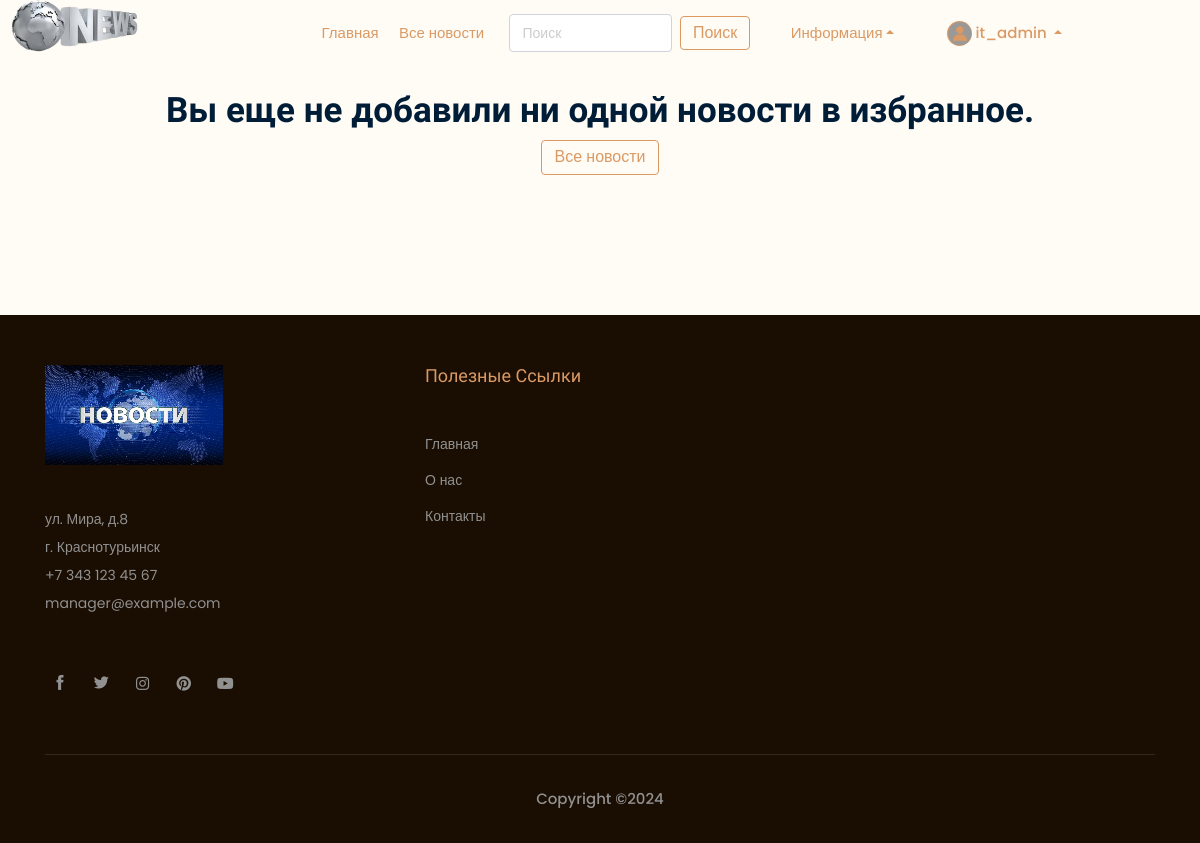
Page /users/myfavoriteslist (signed in) on the earlier database version.
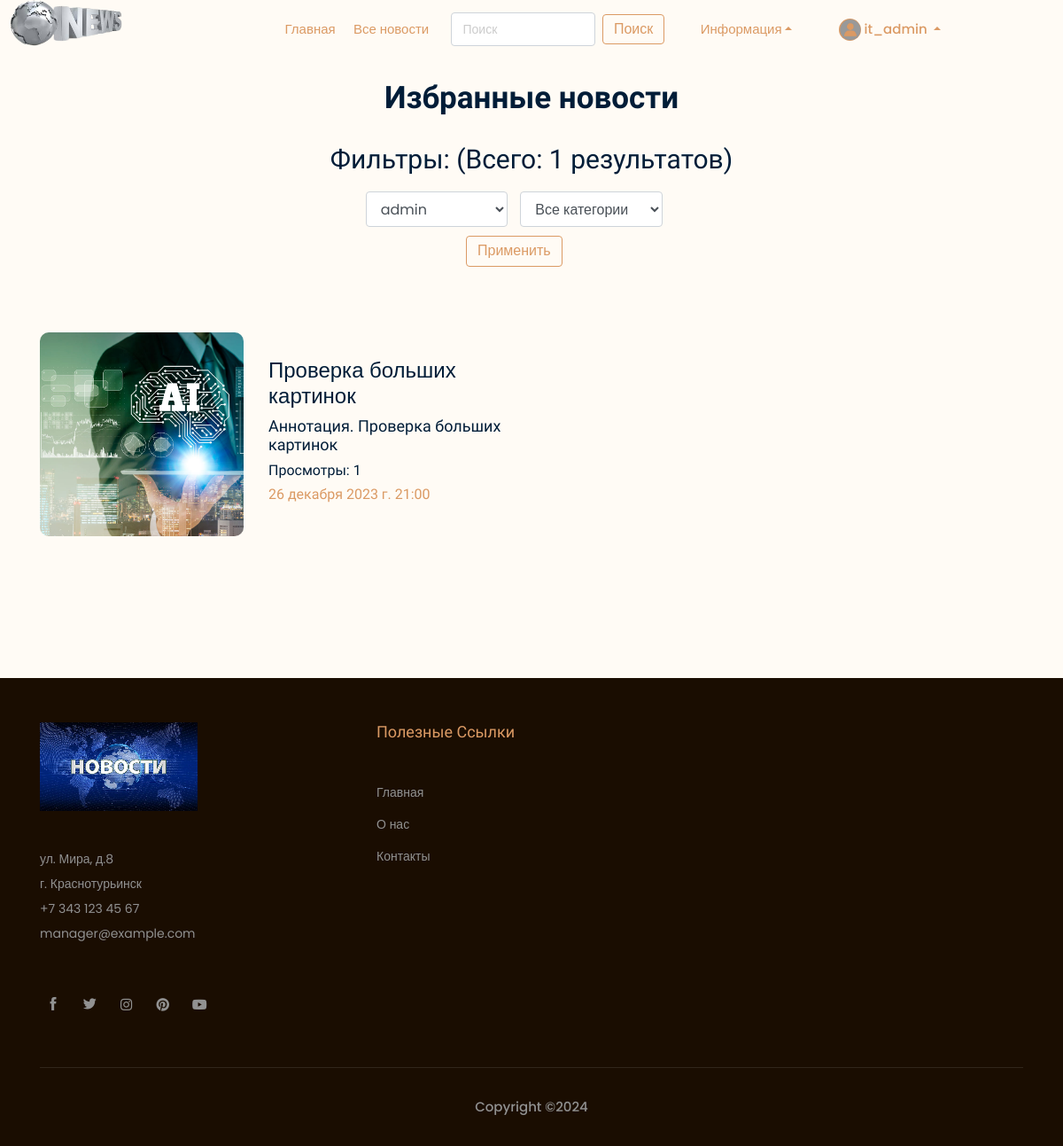
Same page on the later database version.
### users/models.py (models this page shows, shortened)
class Account(models.Model):
    gender_choices = [('M', 'Male'),
                     ('F', 'Female'),
                     ('N/A', 'Not answered')]
    user = models.OneToOneField(User, on_delete=models.CASCADE,
                                primary_key=True, verbose_name='Имя пользователя')
    nickname = models.CharField('Псевдоним', max_length=100,
                                validators=[MinLengthValidator(2), MaxLengthValidator(50)])
    birthdate = models.DateField(blank=True, null=True, verbose_name='Дата рождения')
    gender = models.CharField(choices=gender_choices, max_length=20, verbose_name='Пол')
    account_image = models.ImageField(default='default.jpg',
                                      upload_to='account_images')
    address = models.CharField(blank=True, null=True, max_length=100, verbose_name='Адрес',
                               validators=[MaxLengthValidator(50)])
    vk = models.CharField(blank=True, null=True, max_length=100, validators=[MaxLengthValidator(30)])
    instagram = models.CharField(blank=True, null=True, max_length=100, validators=[MaxLengthValidator(30)])
    telegram = models.CharField(blank=True, null=True, max_length=100, validators=[MaxLengthValidator(30)])
    phone = models.CharField(blank=True, null=True, max_length=20, verbose_name='Телефон')
    objects = models.Manager()
    class Meta:
        ordering = ['user']
        verbose_name = 'Профиль'
        verbose_name_plural = 'Профили'

### news/models.py (models this page shows, shortened)
class Article(models.Model):
    categories = [('IT', 'IT'),
                  ('MATH', 'Mathematic'),
                  ('AI', 'AI')]
    author = models.ForeignKey(User, on_delete=models.SET_NULL, null=True, verbose_name='Автор')    # Если пользователь удалится, то данное поле будет NULL
    title = models.CharField('Название', max_length=50, validators=[MinLengthValidator(10), MaxLengthValidator(50)])
    anouncement = models.TextField('Аннотация', max_length=250, validators=[MinLengthValidator(10), MaxLengthValidator(250)])
    text = models.TextField('Текст новости', validators=[MinLengthValidator(30), MaxLengthValidator(1500)])
    date = models.DateTimeField('Дата публикации', auto_created=True)
    date_edit = models.DateTimeField('Дата редактирования', auto_now=True)
    category = models.CharField(choices=categories, max_length=20, verbose_name='Категории')
    tags = models.ManyToManyField(to=Tag, blank=True, verbose_name='Тэги')    # blank - разрешаем полю быть пустым
    slug = models.SlugField()
    objects = models.Manager()
    published = PublishedToday()
    status = models.BooleanField(default=False, verbose_name='Опубликовано')    # Автор добавляет новость и по-умолчанию она не публикуется. Модетатор должен подтвердить публикацию - True
    def get_absolute_url(self):
        return f'/news/show/{self.id}'
    def get_views(self):
        return self.views.count()
    class Meta:
        ordering = ['date', 'title']    # Порядок сортировки
        verbose_name = 'Новость'
        verbose_name_plural = 'Новости'

class Image(models.Model):
    def folder_path(instance, filename):
        return f"article_images/article_{instance.article.pk}/{filename}"
    article = models.ForeignKey(Article, on_delete=models.CASCADE, verbose_name='Новость')
    title = models.CharField(max_length=50, blank=True, verbose_name='Название')
    image = models.ImageField(upload_to=folder_path)     # лучше добавить поле default !!!  # default='default_article_img.png',
    objects = models.Manager()
    class Meta:
        verbose_name = 'Изображение'
        verbose_name_plural = 'Изображения'

### users/views.py (the view)
# urls.py: path('myfavoriteslist', views.my_favorites_list, name='my_favorites_list'),
def my_favorites_list(request):
    articles = Article.objects.filter(favoritearticle__user=request.user)
    categories = Article.categories #создали перечень категорий
    author_list = User.objects.filter(article__isnull=False).filter(article__status=True).filter(favoritearticle__isnull=False).distinct() #создали перечень авторов
    selected_author = request.session.get('author_filter')
    selected_category = request.session.get('category_filter')
    selected_author = 0 if selected_author == None else selected_author
    selected_category = 0 if selected_category == None else selected_category
    if request.method == "POST": #при обработке POST - мы только сохраняяем в сессию выбранных авторов
        selected_author = int(request.POST.get('author_filter'))
        selected_category = int(request.POST.get('category_filter'))
        request.session['author_filter'] = selected_author
        request.session['category_filter'] = selected_category
        return redirect('my_favorites_list')
    else: #если страница открывется впервые или нас переадресовала сюда функция поиск
        if selected_author != 0:  # если не пустое - находим нужные новости
            articles = articles.filter(author=selected_author)
        if selected_category != 0:  # фильтруем найденные по авторам результаты по категориям
            articles = articles.filter(category__icontains=categories[selected_category - 1][0])
    articles = articles.order_by('-date')
    total = len(articles)
    p = Paginator(articles, 6)
    page_number = request.GET.get('page')
    page_obj = p.get_page(page_number)
    context = {'articles': page_obj, 'author_list': author_list, 'selected_author': selected_author,
               'categories': categories, 'selected_category': selected_category, 'total': total}
    return render(request, 'users/my_favorites_list.html', context)

### users/templates/users/my_favorites_list.html (shortened to what this page needs)
{% extends 'main/base_template.html' %}
{% load static %}
{% load bootstrap5 %}
{% block content %}
<div class="Delicious_area">
    {% if total != 0 %}
    <div class="container">
        <div class="row">
            <div class="col-xl-12">
                <div class="section_title text-center mb-30">
                    <h3>Избранные новости</h3>
                </div>
            </div>
        </div>
        <div class="row">
            <div class="col-xl-12">
                <div class="section_title text-center mb-50">
                    <label><h2> Фильтры: (Всего: {{ total }} результатов) </h2>
                        <form method="post">
                                    <div class="form-group col-11">
                                        <select class="form-select" name="author_filter" style="width:40%">
                                            {% for author in author_list %}
                                            <option value="{{ author.id }}" {% if selected_author == author.id %} selected {% endif %}> {{ author.username }}
                                            </option>
                                            {% endfor %}
                                        </select>
                                        <select class="form-select" name="category_filter" style="width:40%">
                                            <option value="0">Все категории</option>
                                        </select>
                                        <button class="buttn2 boxed-button2 my-2 my-sm-0" type="submit">Применить</button>
                                    </div>
                        </form>
                    </label>
                </div>
            </div>
        </div>
    </div>
    <div class="container">
        <div class="row">
            {% for article in articles %}
                <div class="col-xl-6 col-md-6 col-lg-6">
                    <a href="{{ article.get_absolute_url }}">
                    <div class="single_delicious d-flex align-items-center">
                        <div class="thumb">
                            {% if article.image_set.all %}
                                <img src="{{ article.image_set.all.0.image.url }}" alt="{{ article.title }}">
                            {% else %}
                                <img class="d-block" src="/media/default_article_img.png" alt="{{ article.title }}">
                            {% endif %}
                        </div>
                        <div class="info">
                            {% if article.title|length > 25 %}
                                <h3>{{ article.title|slice:":25" }}...</h3>
                            {% else %}
                                <h3>{{ article.title }}</h3>
                            {% endif %}
                            {% if article.anouncement|length > 50 %}
                                <h4>{{ article.anouncement|slice:":50" }}...</h4>
                            {% else %}
                                <h4>{{ article.anouncement }}</h4>
                            {% endif %}
                            <h5>Просмотры: {{ article.get_views }}</h5>
                            <h5><span>{{ article.date }}</span></h5>
                        </div>
                    </div>
                </div>
            {% endfor %}
        </div>
    </div>
    {% else %}
        <div class="container">
            <div class="row">
                <div class="col-xl-12">
                    <div class="section_title text-center mb-30">
                        <h3>Вы еще не добавили ни одной новости в избранное.</h3>
                        <a class="buttn2 boxed-button2 my-2 my-sm-0" href="{% url 'news_index' %}">Все новости</a>
                    </div>
                </div>
            </div>
        </div>
    {% endif %}
</div>
{% endblock %}

### main/templates/main/header.html (shortened to what this page needs)
{% load static %}
{% load users_extras %}
<header>
    <div class="header-area">
        <div id="sticky-header" class="main-header-area">
            <div class="container-fluid p-0">
                <div class="header_bottom_border">
                    <div class="row align-self-start no-gutters">
                        <div class="mx-auto col-xl-2 col-lg-2">
                            <div class="logo">
                                <a href="{% url 'home' %}">
                                        <img src="{% static 'main' %}/img/logo.png" alt="">
                                </a>
                            </div>
                        </div>
                        <div class="col-xl-10 col-lg-10">
                            <div class="main-menu d-none d-lg-block">
                                <nav>
                                    <ul id="navigation">
                                        <li><a href="{% url 'home' %}">Главная</a></li>
                                        <li><a href="{% url 'news_index' %}">Все новости</a></li>
                                        <li>
                                            <form class="form-inline" action="{% url 'search' %}" method="post" style="width: 250px">
                                                <input class="form-search mr-sm-2" id="search_input" name="search_input" type="search" placeholder="Поиск" aria-label="Search">
                                                <button class="buttn2 boxed-button2 my-2 my-sm-0" type="submit">Поиск</button>
                                            </form>
                                        </li>
                                        <li class="nav-item dropup">
                                            <a class="nav-link dropdown-toggle dropdown-toggle-split" data-toggle="dropdown" href="#" role="button" aria-haspopup="true" aria-expanded="false">
                                            Информация</a>
                                        </li>
                                        {% if request.user.id %}
                                            <li class="nav-item dropup">
                                                <a class="nav-link dropdown-toggle dropdown-toggle-split" data-toggle="dropdown" href="#" role="button" aria-haspopup="true" aria-expanded="false">
                                                    <img src="{{ request.user.account.account_image.url }}" alt="" width="25" height="25" class="rounded-circle me-2">
                                                    {{ request.user.username }}
                                                </a>
                                            </li>
                                        {% endif %}
                                        <br>
                                    </ul>
                                </nav>
                            </div>
                        </div>
                        <div class="col-12">
                        </div>
                    </div>
                </div>
            </div>
        </div>
    </div>
</header>

Differences in the rows shown:
now on this page (row edited): Article: image_set.all.0.image (picture), title "Проверка больших картинок", anouncement "Аннотация. Проверка больших картинок", get_views "1", date "26 декабря 2023 г. 21:00"
Other differences:
{{ total }}: (not shown) → "1"
form field author_filter: (not shown) → "admin"
form field category_filter: (not shown) → "Все категории"
text no longer shown: "Вы еще не добавили ни одной новости в избранное. Все новости"
text now shown: "Избранные новости Фильтры: (Всего: результатов) Применить"
